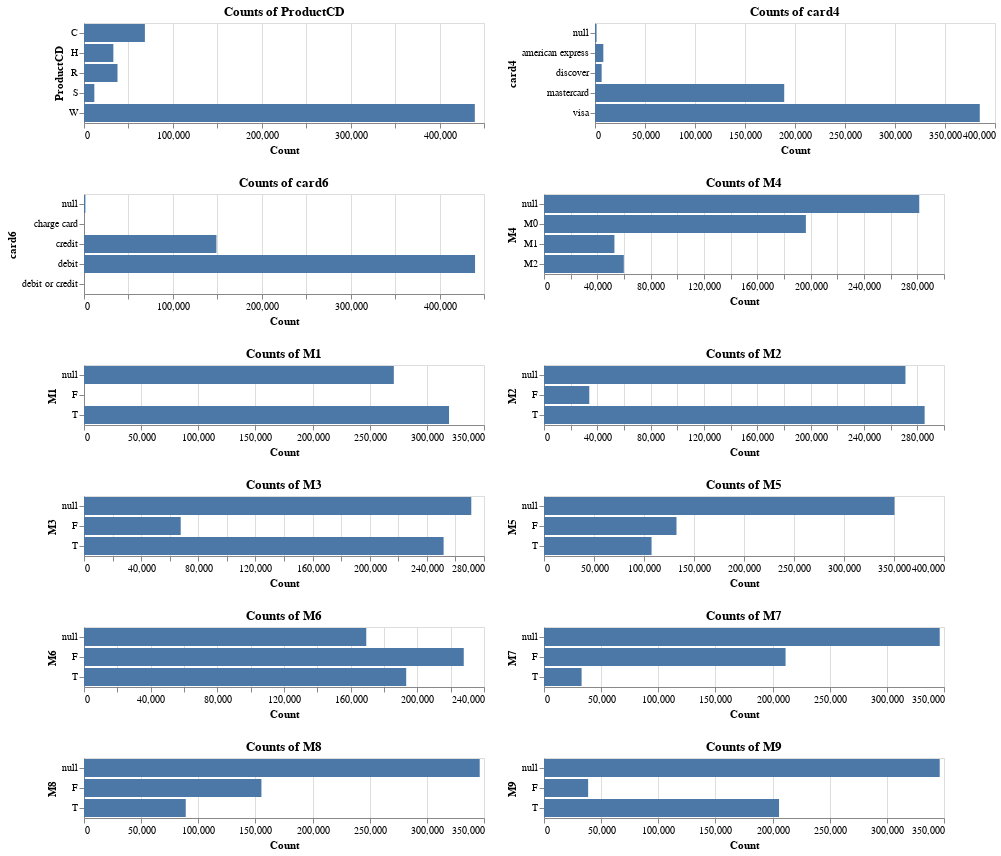

Write notebook code for a chart like this one.
### Markdown cell above
Categorical features exploration

### Code cell
charts = {}
for i in ['ProductCD', 'card4', 'card6', 'M4', 'M1', 'M2', 'M3', 'M5', 'M6', 'M7', 'M8', 'M9']:
    feature_count = train[i].value_counts(dropna=False).reset_index()
    feature_count.columns = [i, 'count']  # Correctly name the columns
    chart = alt.Chart(feature_count).mark_bar().encode(
                y=alt.Y(f"{i}:N", axis=alt.Axis(title=i)),
                x=alt.X('count:Q', axis=alt.Axis(title='Count')),
                tooltip=[i, 'count']
            ).properties(title=f"Counts of {i}", width=400)
    charts[i] = chart

display(
    (charts['ProductCD'] | charts['card4']) &
    (charts['card6'] | charts['M4']) &
    (charts['M1'] | charts['M2']) &
    (charts['M3'] | charts['M5']) &
    (charts['M6'] | charts['M7']) &
    (charts['M8'] | charts['M9'])
)

### Figure 1 — Vega-Lite specification as saved in the notebook (floating-point values rounded to 4 significant figures)
{"config": {"view": {"continuousWidth": 300, "continuousHeight": 300}}, "vconcat": [{"hconcat": [{"data": {"name": "data-87f8a997df317d2d8da911e050640a73"}, "mark": {"type": "bar"}, "encoding": {"tooltip": [{"field": "ProductCD", "type": "nominal"}, {"field": "count", "type": "quantitative"}], "x": {"axis": {"title": "Count"}, "field": "count", "type": "quantitative"}, "y": {"axis": {"title": "ProductCD"}, "field": "ProductCD", "type": "nominal"}}, "title": "Counts of ProductCD", "width": 400}, {"data": {"name": "data-c2d23cad8165a36b6621977bd5130b3d"}, "mark": {"type": "bar"}, "encoding": {"tooltip": [{"field": "card4", "type": "nominal"}, {"field": "count", "type": "quantitative"}], "x": {"axis": {"title": "Count"}, "field": "count", "type": "quantitative"}, "y": {"axis": {"title": "card4"}, "field": "card4", "type": "nominal"}}, "title": "Counts of card4", "width": 400}]}, {"hconcat": [{"data": {"name": "data-239267108ad33cbc6b41ef9861434cc4"}, "mark": {"type": "bar"}, "encoding": {"tooltip": [{"field": "card6", "type": "nominal"}, {"field": "count", "type": "quantitative"}], "x": {"axis": {"title": "Count"}, "field": "count", "type": "quantitative"}, "y": {"axis": {"title": "card6"}, "field": "card6", "type": "nominal"}}, "title": "Counts of card6", "width": 400}, {"data": {"name": "data-90517a1f47234e67f57c7cdabc75e547"}, "mark": {"type": "bar"}, "encoding": {"tooltip": [{"field": "M4", "type": "nominal"}, {"field": "count", "type": "quantitative"}], "x": {"axis": {"title": "Count"}, "field": "count", "type": "quantitative"}, "y": {"axis": {"title": "M4"}, "field": "M4", "type": "nominal"}}, "title": "Counts of M4", "width": 400}]}, {"hconcat": [{"data": {"name": "data-a368116d3d8607defedb19afa8a1d9e3"}, "mark": {"type": "bar"}, "encoding": {"tooltip": [{"field": "M1", "type": "nominal"}, {"field": "count", "type": "quantitative"}], "x": {"axis": {"title": "Count"}, "field": "count", "type": "quantitative"}, "y": {"axis": {"title": "M1"}, "field": "M1", "type": "nominal"}}, "title": "Counts of M1", "width": 400}, {"data": {"name": "data-5a40cbffaf9314d186afb2bcbd6f2011"}, "mark": {"type": "bar"}, "encoding": {"tooltip": [{"field": "M2", "type": "nominal"}, {"field": "count", "type": "quantitative"}], "x": {"axis": {"title": "Count"}, "field": "count", "type": "quantitative"}, "y": {"axis": {"title": "M2"}, "field": "M2", "type": "nominal"}}, "title": "Counts of M2", "width": 400}]}, {"hconcat": [{"data": {"name": "data-6a6f8a5501133e6bf5f39b5d1086462d"}, "mark": {"type": "bar"}, "encoding": {"tooltip": [{"field": "M3", "type": "nominal"}, {"field": "count", "type": "quantitative"}], "x": {"axis": {"title": "Count"}, "field": "count", "type": "quantitative"}, "y": {"axis": {"title": "M3"}, "field": "M3", "type": "nominal"}}, "title": "Counts of M3", "width": 400}, {"data": {"name": "data-ca15eff4daa0497c5abe86eff9d7ac84"}, "mark": {"type": "bar"}, "encoding": {"tooltip": [{"field": "M5", "type": "nominal"}, {"field": "count", "type": "quantitative"}], "x": {"axis": {"title": "Count"}, "field": "count", "type": "quantitative"}, "y": {"axis": {"title": "M5"}, "field": "M5", "type": "nominal"}}, "title": "Counts of M5", "width": 400}]}, {"hconcat": [{"data": {"name": "data-864d3d02e594e3e705726a0c542ca680"}, "mark": {"type": "bar"}, "encoding": {"tooltip": [{"field": "M6", "type": "nominal"}, {"field": "count", "type": "quantitative"}], "x": {"axis": {"title": "Count"}, "field": "count", "type": "quantitative"}, "y": {"axis": {"title": "M6"}, "field": "M6", "type": "nominal"}}, "title": "Counts of M6", "width": 400}, {"data": {"name": "data-ccb4449ddb33050dd091c6b92ef7799c"}, "mark": {"type": "bar"}, "encoding": {"tooltip": [{"field": "M7", "type": "nominal"}, {"field": "count", "type": "quantitative"}], "x": {"axis": {"title": "Count"}, "field": "count", "type": "quantitative"}, "y": {"axis": {"title": "M7"}, "field": "M7", "type": "nominal"}}, "title": "Counts of M7", "width": 400}]}, {"hconcat": [{"data": {"name": "data-c7e9bf85cc2aa5f8b68d3003ea70b0d4"}, "mark": {"type": "bar"}, "encoding": {"tooltip": [{"field": "M8", "type": "nominal"}, {"field": "count", "type": "quantitative"}], "x": {"axis": {"title": "Count"}, "field": "count", "type": "quantitative"}, "y": {"axis": {"title": "M8"}, "field": "M8", "type": "nominal"}}, "title": "Counts of M8", "width": 400}, {"data": {"name": "data-7875cf61f6afed3cacc8c78c418d4405"}, "mark": {"type": "bar"}, "encoding": {"tooltip": [{"field": "M9", "type": "nominal"}, {"field": "count", "type": "quantitative"}], "x": {"axis": {"title": "Count"}, "field": "count", "type": "quantitative"}, "y": {"axis": {"title": "M9"}, "field": "M9", "type": "nominal"}}, "title": "Counts of M9", "width": 400}]}], "$schema": "https://vega.github.io/schema/vega-lite/v5.20.1.json", "datasets": {"data-87f8a997df317d2d8da911e050640a73": [{"ProductCD": "W", "count": 439670}, {"ProductCD": "C", "count": 68519}, {"ProductCD": "R", "count": 37699}, {"ProductCD": "H", "count": 33024}, {"ProductCD": "S", "count": 11628}], "data-c2d23cad8165a36b6621977bd5130b3d": [{"card4": "visa", "count": 384767}, {"card4": "mastercard", "count": 189217}, {"card4": "american express", "count": 8328}, {"card4": "discover", "count": 6651}, {"card4": null, "count": 1577}], "data-239267108ad33cbc6b41ef9861434cc4": [{"card6": "debit", "count": 439938}, {"card6": "credit", "count": 148986}, {"card6": null, "count": 1571}, {"card6": "debit or credit", "count": 30}, {"card6": "charge card", "count": 15}], "data-90517a1f47234e67f57c7cdabc75e547": [{"M4": null, "count": 281444}, {"M4": "M0", "count": 196405}, {"M4": "M2", "count": 59865}, {"M4": "M1", "count": 52826}], "data-a368116d3d8607defedb19afa8a1d9e3": [{"M1": "T", "count": 319415}, {"M1": null, "count": 271100}, {"M1": "F", "count": 25}], "data-5a40cbffaf9314d186afb2bcbd6f2011": [{"M2": "T", "count": 285468}, {"M2": null, "count": 271100}, {"M2": "F", "count": 33972}], "data-6a6f8a5501133e6bf5f39b5d1086462d": [{"M3": null, "count": 271100}, {"M3": "T", "count": 251731}, {"M3": "F", "count": 67709}], "data-ca15eff4daa0497c5abe86eff9d7ac84": [{"M5": null, "count": 350482}, {"M5": "F", "count": 132491}, {"M5": "T", "count": 107567}], "data-864d3d02e594e3e705726a0c542ca680": [{"M6": "F", "count": 227856}, {"M6": "T", "count": 193324}, {"M6": null, "count": 169360}], "data-ccb4449ddb33050dd091c6b92ef7799c": [{"M7": null, "count": 346265}, {"M7": "F", "count": 211374}, {"M7": "T", "count": 32901}], "data-c7e9bf85cc2aa5f8b68d3003ea70b0d4": [{"M8": null, "count": 346252}, {"M8": "F", "count": 155251}, {"M8": "T", "count": 89037}], "data-7875cf61f6afed3cacc8c78c418d4405": [{"M9": null, "count": 346252}, {"M9": "T", "count": 205656}, {"M9": "F", "count": 38632}]}}
